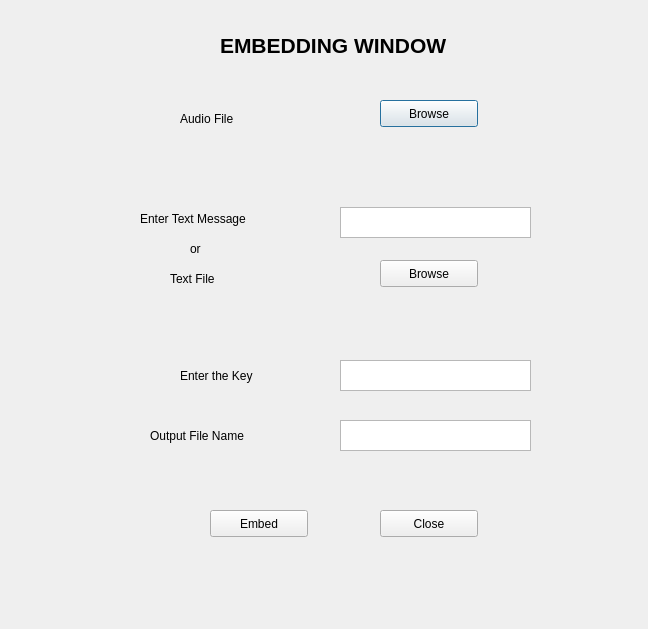
<?xml version="1.0" encoding="UTF-8"?>
<ui version="4.0">
 <class>Embed</class>
 <widget class="QDialog" name="Embed">
  <property name="geometry">
   <rect>
    <x>0</x>
    <y>0</y>
    <width>648</width>
    <height>629</height>
   </rect>
  </property>
  <property name="windowTitle">
   <string>Embed</string>
  </property>
  <widget class="QFrame" name="embed">
   <property name="geometry">
    <rect>
     <x>90</x>
     <y>30</y>
     <width>491</width>
     <height>581</height>
    </rect>
   </property>
   <widget class="QPushButton" name="browseAudio">
    <property name="geometry">
     <rect>
      <x>290</x>
      <y>70</y>
      <width>98</width>
      <height>27</height>
     </rect>
    </property>
    <property name="text">
     <string>Browse</string>
    </property>
   </widget>
   <widget class="QLabel" name="label">
    <property name="geometry">
     <rect>
      <x>90</x>
      <y>80</y>
      <width>66</width>
      <height>17</height>
     </rect>
    </property>
    <property name="text">
     <string>Audio File</string>
    </property>
   </widget>
   <widget class="QLabel" name="label_2">
    <property name="geometry">
     <rect>
      <x>50</x>
      <y>180</y>
      <width>141</width>
      <height>17</height>
     </rect>
    </property>
    <property name="text">
     <string>Enter Text Message</string>
    </property>
   </widget>
   <widget class="QLabel" name="label_3">
    <property name="geometry">
     <rect>
      <x>100</x>
      <y>210</y>
      <width>66</width>
      <height>17</height>
     </rect>
    </property>
    <property name="text">
     <string>or</string>
    </property>
   </widget>
   <widget class="QLabel" name="label_4">
    <property name="geometry">
     <rect>
      <x>80</x>
      <y>240</y>
      <width>66</width>
      <height>17</height>
     </rect>
    </property>
    <property name="text">
     <string>Text File</string>
    </property>
   </widget>
   <widget class="QPushButton" name="browseFile">
    <property name="geometry">
     <rect>
      <x>290</x>
      <y>230</y>
      <width>98</width>
      <height>27</height>
     </rect>
    </property>
    <property name="text">
     <string>Browse</string>
    </property>
   </widget>
   <widget class="QPushButton" name="embedButton">
    <property name="geometry">
     <rect>
      <x>120</x>
      <y>480</y>
      <width>98</width>
      <height>27</height>
     </rect>
    </property>
    <property name="text">
     <string>Embed</string>
    </property>
   </widget>
   <widget class="QLabel" name="textFilenameLabel">
    <property name="geometry">
     <rect>
      <x>60</x>
      <y>270</y>
      <width>351</width>
      <height>31</height>
     </rect>
    </property>
    <property name="text">
     <string/>
    </property>
   </widget>
   <widget class="QLabel" name="audioFilenameLabel">
    <property name="geometry">
     <rect>
      <x>90</x>
      <y>120</y>
      <width>321</width>
      <height>31</height>
     </rect>
    </property>
    <property name="text">
     <string/>
    </property>
   </widget>
   <widget class="QPlainTextEdit" name="messageBox">
    <property name="geometry">
     <rect>
      <x>250</x>
      <y>177</y>
      <width>191</width>
      <height>31</height>
     </rect>
    </property>
   </widget>
   <widget class="QLabel" name="label_5">
    <property name="geometry">
     <rect>
      <x>60</x>
      <y>390</y>
      <width>141</width>
      <height>31</height>
     </rect>
    </property>
    <property name="text">
     <string>Output File Name</string>
    </property>
   </widget>
   <widget class="QPlainTextEdit" name="filenameBox">
    <property name="geometry">
     <rect>
      <x>250</x>
      <y>390</y>
      <width>191</width>
      <height>31</height>
     </rect>
    </property>
   </widget>
   <widget class="QLabel" name="label_6">
    <property name="geometry">
     <rect>
      <x>90</x>
      <y>330</y>
      <width>101</width>
      <height>31</height>
     </rect>
    </property>
    <property name="text">
     <string>Enter the Key</string>
    </property>
   </widget>
   <widget class="QTextEdit" name="keyBox">
    <property name="geometry">
     <rect>
      <x>250</x>
      <y>330</y>
      <width>191</width>
      <height>31</height>
     </rect>
    </property>
   </widget>
   <widget class="QLabel" name="label_7">
    <property name="geometry">
     <rect>
      <x>130</x>
      <y>0</y>
      <width>241</width>
      <height>31</height>
     </rect>
    </property>
    <property name="font">
     <font>
      <pointsize>16</pointsize>
      <weight>75</weight>
      <bold>true</bold>
     </font>
    </property>
    <property name="text">
     <string>EMBEDDING WINDOW</string>
    </property>
   </widget>
   <widget class="QLabel" name="messageLabel">
    <property name="geometry">
     <rect>
      <x>100</x>
      <y>530</y>
      <width>291</width>
      <height>20</height>
     </rect>
    </property>
    <property name="text">
     <string/>
    </property>
   </widget>
   <widget class="QPushButton" name="closeButton">
    <property name="geometry">
     <rect>
      <x>290</x>
      <y>480</y>
      <width>98</width>
      <height>27</height>
     </rect>
    </property>
    <property name="text">
     <string>Close</string>
    </property>
   </widget>
  </widget>
 </widget>
 <customwidgets>
  <customwidget>
   <class>QFrame</class>
   <extends>QFrame</extends>
   <header>Qt3Support/QFrame</header>
   <container>1</container>
  </customwidget>
 </customwidgets>
 <resources/>
 <connections/>
</ui>
